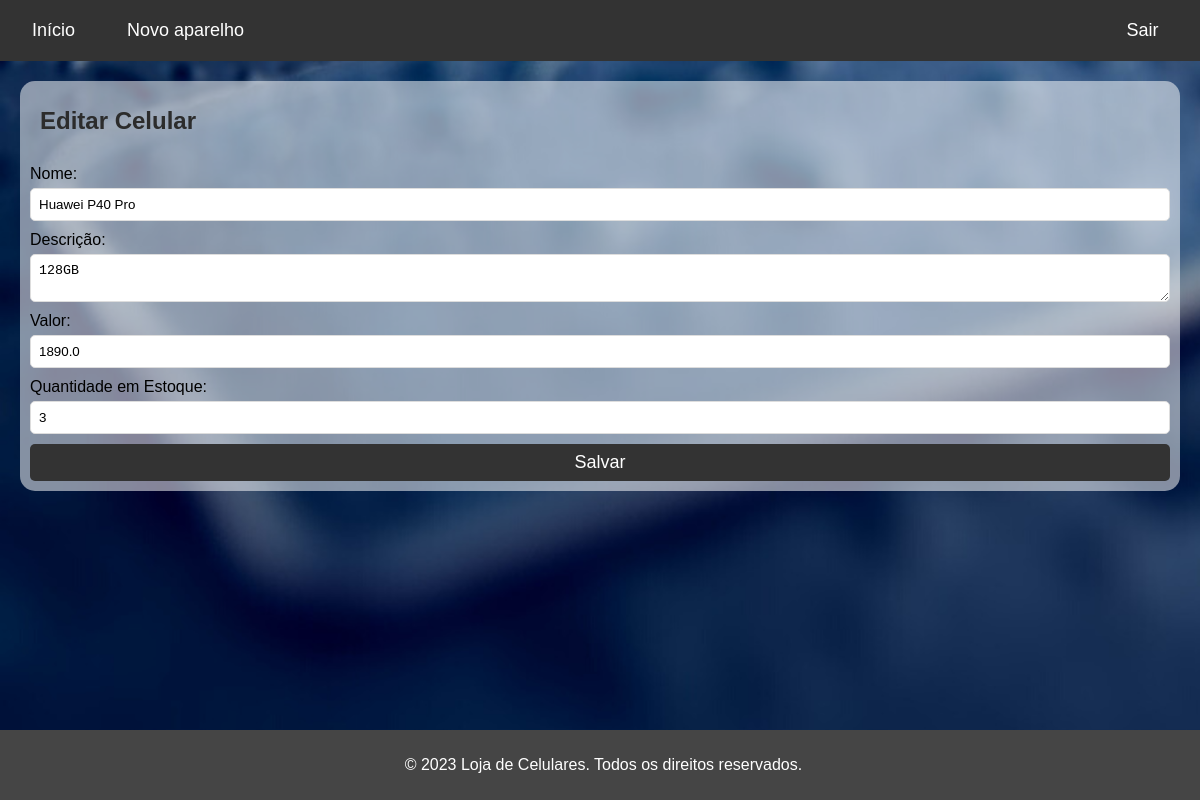
Page /edit?id=11 (signed in) on the earlier database version.
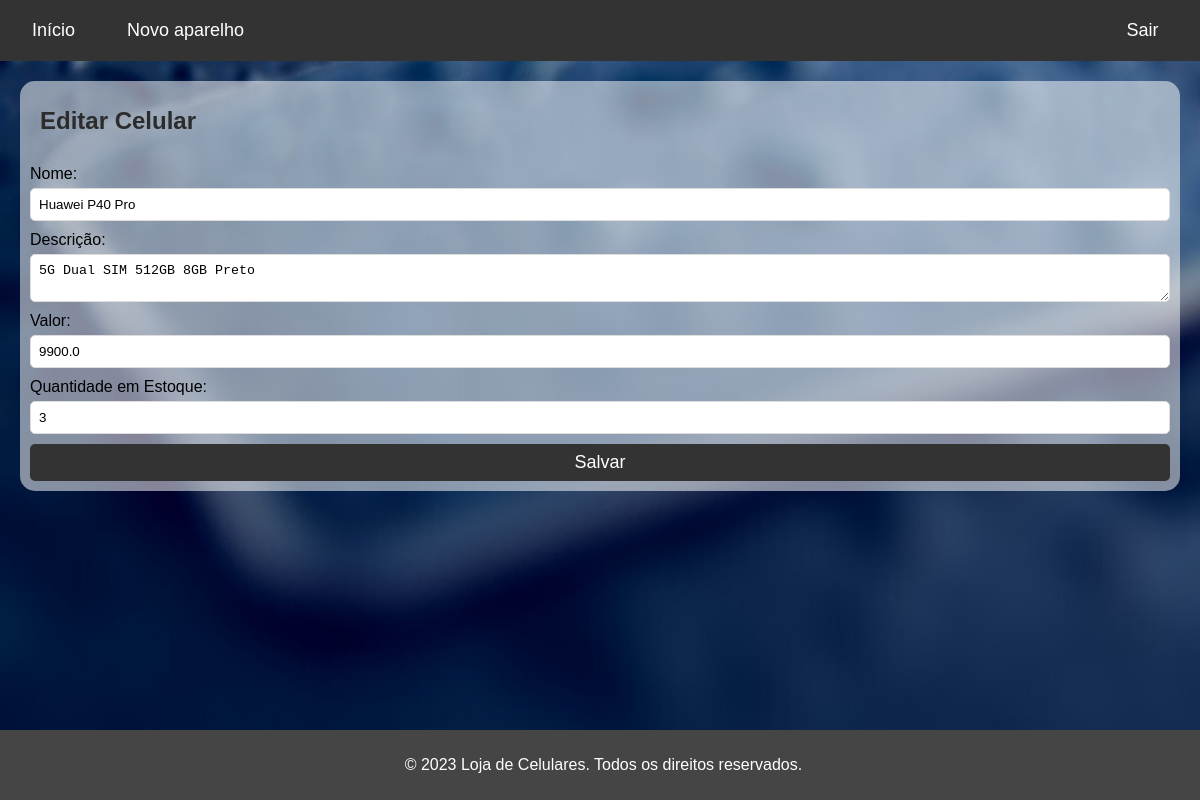
Same page on the later database version.
### tables this page shows
CREATE TABLE celulares
                             (ID INTEGER PRIMARY KEY AUTOINCREMENT,
                              NOME TEXT NOT NULL,
                              DESCRICAO TEXT NOT NULL,
                              VALOR REAL NOT NULL,
                              QUANTIDADE INTEGER NOT NULL, url_celular TEXT);

### app.py (the view)
@app.route('/edit')
def edit():
    id = request.args.get('id')
    conn = sqlite3.connect('celulares.db')
    cur = conn.cursor()
    cur.execute("SELECT * FROM celulares WHERE id=?", (id,))
    celular = cur.fetchone()
    conn.close()
    return render_template('edit.html', celular=celular)

### templates/edit.html (shortened to what this page needs)
{% extends 'base.html' %}
{% block content %}
  <h1>Editar Celular</h1>
  {% if celular and len(celular) > 0 %}
    <form action="{{ url_for('update', id=celular[0]) }}" method="post">
      <label for="nome">Nome:</label>
      <input type="text" id="nome" name="nome" value="{{ celular[1] }}" required>
      <label for="descricao">Descrição:</label>
      <textarea id="descricao" name="descricao" required>{{ celular[2] }}</textarea>
      <label for="valor">Valor:</label>
      <input type="number" id="valor" name="valor" step="0.01" min="0" value="{{ celular[3] }}" required>
      <label for="quantidade">Quantidade em Estoque:</label>
      <input type="number" id="quantidade" name="quantidade" min="0" value="{{ celular[4] }}" required>
      <button type="submit">Salvar</button>
    </form>
  {% else %}
    <p>Celular não encontrado</p>
  {% endif %}
{% endblock %}

Differences in the rows shown:
changed celulares "Huawei P40 Pro": descricao "128GB" → "5G Dual SIM 512GB 8GB Preto"; valor "1890.0" → "9900.0"
